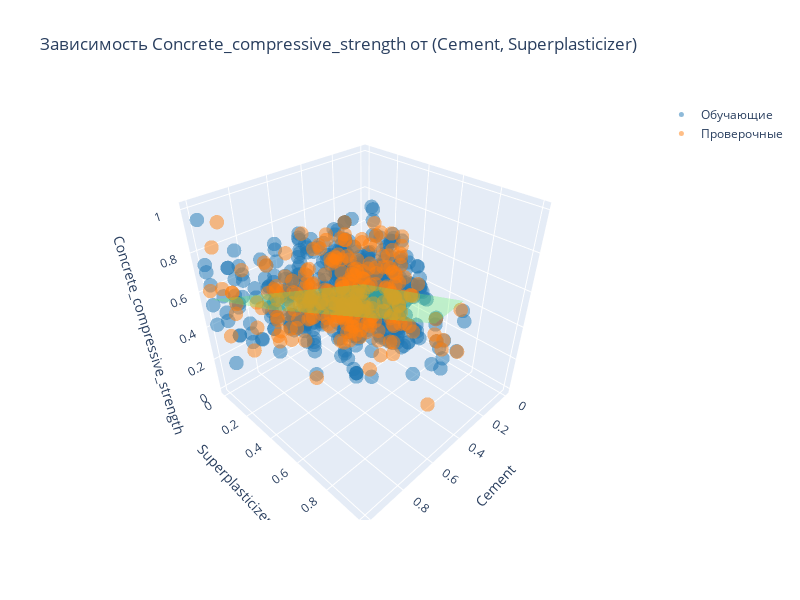

The notebook cell saved with this chart:
### Markdown cell above
## Построение 3d графика зависимости вычисленных значений Y_pred от объясняющих признаков x1 и x2

### Code cell
my3dplot(
    xNorm_train, yNorm_train,  True, # Обучающие x и y, Флаг отображения обучающих точек  (синие)
    xNorm_test,  yNorm_test,   True, # Проверочные x и y, Флаг отображения проверочных точек   (оранжевые)
    yNorm_pred,                True, # Вычисленные y, Флаг отображения вычисленной функции  (зелёные)
    x1Name= "Cement",  x2Name="Superplasticizer", y_targetName= target[0],
    pointSize = 5,     # Размер точки
    pointTransparency  = 0.5, # Прозрачность точек графика train, test
    meshTransparency   = 0.3  # Прозрачность поверхности вычисленных значений y_pred
)

### Figure 1 — Plotly figure (JSON) as saved in the notebook; plotly's stock layout.template omitted (floating-point values rounded to 4 significant figures; data arrays with more than 128 entries replaced by an {"elided": "..."} marker saying what was removed)
{"data": [{"marker": {"color": "#1f77b4", "opacity": 0.5, "size": 5}, "mode": "markers", "name": "Обучающие", "type": "scatter3d", "x": {"elided": "634 float values"}, "y": {"elided": "634 float values"}, "z": {"elided": "634 float values"}}, {"marker": {"color": "#ff7f0e", "opacity": 0.5, "size": 5}, "mode": "markers", "name": "Проверочные", "type": "scatter3d", "x": {"elided": "272 float values"}, "y": {"elided": "272 float values"}, "z": {"elided": "272 float values"}}, {"color": "rgb(100,244,100)", "name": "Вычисленный", "opacity": 0.3, "type": "mesh3d", "x": {"elided": "272 float values"}, "y": {"elided": "272 float values"}, "z": {"elided": "272 float values"}}], "layout": {"height": 600, "scene": {"aspectmode": "auto", "aspectratio": {"x": 1, "y": 1, "z": 1}, "camera": {"center": {"x": 0, "y": 0, "z": 0}, "eye": {"x": 1.278, "y": 1.278, "z": 1.278}, "projection": {"type": "perspective"}, "up": {"x": 0.01667, "y": -0.01639, "z": 0.9997}}, "xaxis": {"title": {"text": "Cement"}, "type": "linear"}, "yaxis": {"title": {"text": "Superplasticizer"}, "type": "linear"}, "zaxis": {"title": {"text": "Concrete_compressive_strength"}, "type": "linear"}}, "title": {"text": "Завиcимость Concrete_compressive_strength от (Cement, Superplasticizer)"}, "width": 800}}
